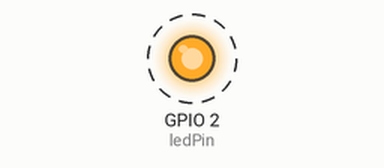
This sketch was run on a simulated ESP32. Shown: output pins drawn as LEDs (lit = HIGH). Dashed ring = blinking. What the sketch prints to the serial monitor is not drawn.

Above: at 0.5 s.
Timing chart, 0 to 4.6 s (numbered marks = the images above):
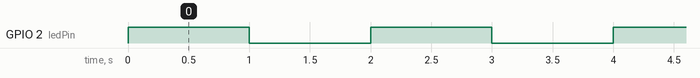

The sketch:

sketch_feb20b.ino
```cpp
#include <dummy.h>

// ESP32 Basic Working Test
// Most ESP32 dev boards use GPIO 2 for the built-in LED
const int ledPin = 2;

void setup() {
  // Initialize Serial Monitor
  Serial.begin(115200);
  // Initialize LED pin as output
  pinMode(ledPin, OUTPUT);
  Serial.println("ESP32 Starting...");
}

void loop() {
  digitalWrite(ledPin, HIGH);   // Turn LED on
  Serial.println("LED: ON");
  delay(1000);                  // Wait 1 second
  digitalWrite(ledPin, LOW);    // Turn LED off
  Serial.println("LED: OFF");
  delay(1000);                  // Wait 1 second
}
```

Measured:
- by itself, GPIO 2 (ledPin): alternates HIGH for 1.0 s and LOW for 1.0 s
